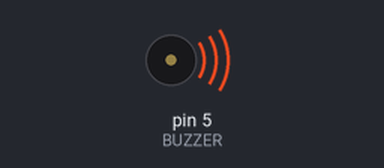
Bench run of a sketch on a simulated Arduino Uno, built with avr-gcc and run on an emulated ATmega328P. Parts: buzzer (waves = sounding).

Above: at 0.2 s.
Timing chart, 0 to 3.0 s (numbered marks = the images above):
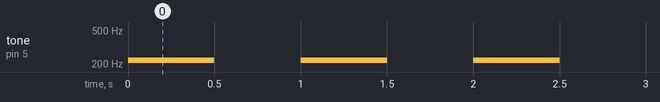

Measured:
- by itself, tone on pin 5 (BUZZER): alternates 220 Hz for 0.50 s and silent for 0.50 s

The sketch:

tone_play.ino
```cpp
#define BUZZER 5
#define TAU 6.283185
const float note_a = 220.0;

void setup() {
  pinMode(BUZZER, OUTPUT);
}

void loop() {
  tone(BUZZER, note_a, 500);
  delay(1000);
}
```
